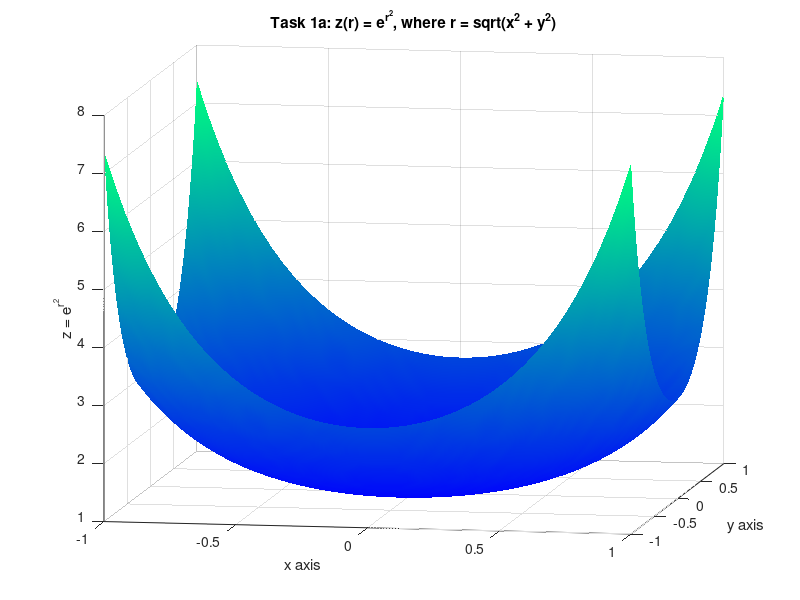
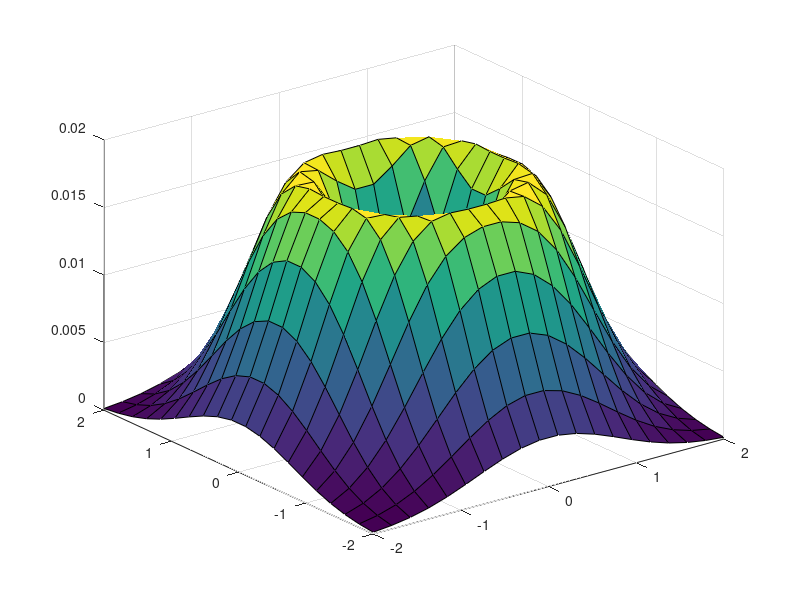

These figures' MATLAB source, in order: (Note: this script raises an error after producing the figures.)
%Lab 4
%Duru Ozturk-Variant 3
x= linspace(-1,1,50);
y=linspace(-1,1,50);
[X,Y]= meshgrid(x,y);

R=sqrt(X.^2+Y.^2);
Z= exp(R.^2);
figure(1);
surf(X,Y,Z)
colormap(winter); %
shading interp; %faceted, flat
view(10, 10);
xlabel('x axis');
ylabel('y axis');
zlabel('z = e^{r^2}');
title('Task 1a: z(r) = e^{r^2}, where r = sqrt(x^2 + y^2)');
grid on;
%% Task 1b
x = linspace(-2, 2, 20);
y = linspace(-2, 2, 20);
[X, Y] = meshgrid(x, y);

S = X.^2 + Y.^2;
F = sin(S / 20) .* exp(-S);

figure(2);
surf(X, Y, F);
colormap(parula);
shading flat;
view(18, 18);

xlabel('x axis');
ylabel('y axis');
zlabel('f(x,y)');
title('Task 1b: f(x,y) = sin((x^2 + y^2)/20) \cdot e^{-(x^2 + y^2)}');
grid on;
%% extra task

x = linspace(-1, 1, 40);
y = linspace(-1, 1, 40);
[X, Y] = meshgrid(x, y);

Z = 1 - (X.^2 + Y.^2);

figure(3);
ax1 = subplot(2, 2, 1);
surf(X, Y, Z);
colormap(ax1, jet);
shading interp;
colorbar;
title('1) Colormap name: jet');
xlabel('x'); ylabel('y'); zlabel('z');
grid on;


ax2 = subplot(2, 2, 2);
surf(X, Y, Z);
colormap(ax2, hot);
shading interp;
colorbar;
title('2) Colormap name: hot');
xlabel('x'); ylabel('y'); zlabel('z');
grid on;


ax3 = subplot(2, 2, 3);
surf(X, Y, Z);
myMap1 = [0 0 1;    
          0 1 1;    
          0 1 0;    
          1 1 0;     
          1 0 0];    
colormap(ax3, myMap1);
shading faceted;
colorbar;
title('3) Color codes: 5 RGB colors');
xlabel('x'); ylabel('y'); zlabel('z');
grid on;

ax4 = subplot(2, 2, 4);
surf(X, Y, Z);
n = 64;
myMap2 = [linspace(0.3, 1, n)', ...   
          linspace(0,   1, n)', ...  
          linspace(0.5, 0.6, n)'];    
colormap(ax4, myMap2);
shading interp;
colorbar;
title('4) Color codes: purple to yellow gradient');
xlabel('x'); ylabel('y'); zlabel('z');
grid on;
